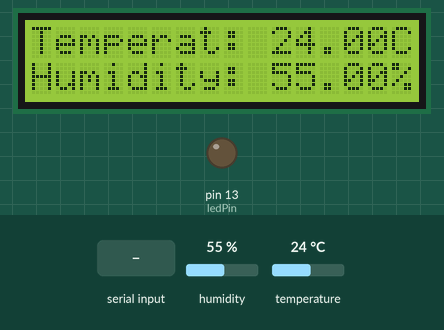
A sketch run on a simulated Arduino Uno, built with avr-gcc and run on an emulated ATmega328P. Parts: 16×2 character LCD, output pins drawn as LEDs (lit = HIGH). Dashed ring = blinking. Inputs (shaded band) come from the test bench; at power-on: humidity 55 %, temperature 24 °C. What the sketch prints to the serial monitor is not drawn.

Above: at 2.7 s.
2.8 s: "90,45\n" received over Serial
At 6.28 s:
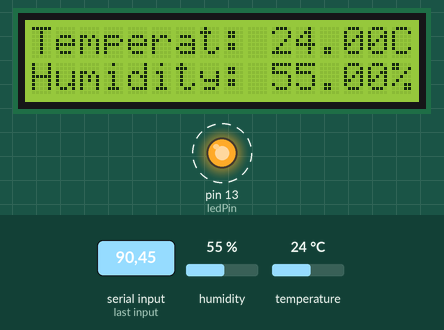
8.3 s: humidity set to 22 %
At 13.1 s:
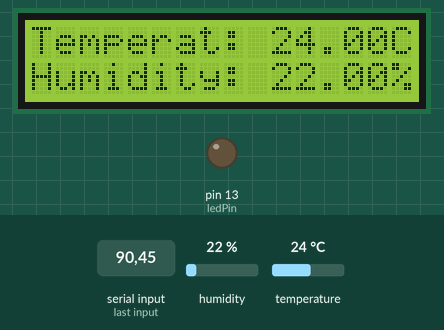
13.6 s: temperature set to 12 °C
At 17.1 s:
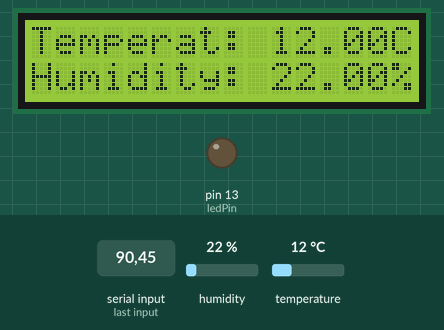
17.7 s: humidity set to 40 %
At 21.8 s:
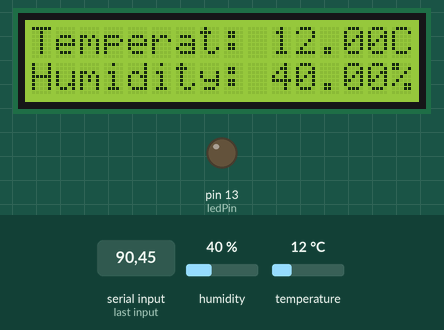
22.6 s: temperature set to 19 °C
At 26.6 s:
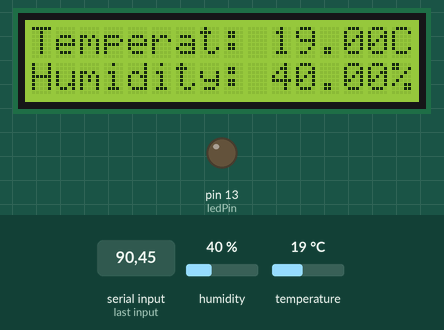
27.7 s: "30,150\n" received over Serial
At 34.44 s:
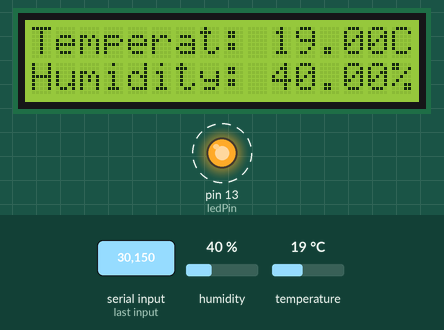
Timing chart, 0 to 36.4 s (numbered marks = the images above; inputs shaded):
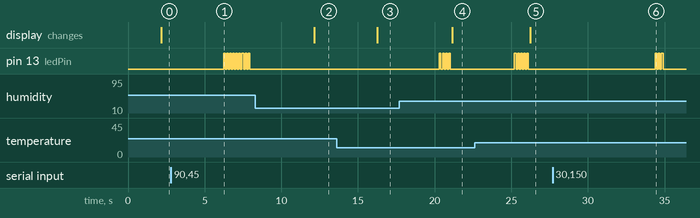

The sketch:

DHTtester_json_.ino
```cpp
// http://arduino-info.wikispaces.com/PROJECT-Temp-Humidity-Display
// Kayama

#include "DHT.h"

#include <Wire.h>
#include <LiquidCrystal_I2C.h>

LiquidCrystal_I2C lcd(0x27,16,2);  // set the LCD address to 0x27 for a 16 chars and 2 line display

#define DHTPIN 2     // what digital pin we're connected to

// Uncomment whatever type you're using!
//#define DHTTYPE DHT11   // DHT 11
#define DHTTYPE DHT22   // DHT 22  (AM2302), AM2321
//#define DHTTYPE DHT21   // DHT 21 (AM2301)

// Connect pin 1 (on the left) of the sensor to +5V
// NOTE: If using a board with 3.3V logic like an Arduino Due connect pin 1
// to 3.3V instead of 5V!
// Connect pin 2 of the sensor to whatever your DHTPIN is
// Connect pin 4 (on the right) of the sensor to GROUND
// Connect a 10K resistor from pin 2 (data) to pin 1 (power) of the sensor

// Initialize DHT sensor.
// Note that older versions of this library took an optional third parameter to
// tweak the timings for faster processors.  This parameter is no longer needed
// as the current DHT reading algorithm adjusts itself to work on faster procs.

const int ledPin = 13;

DHT dht(DHTPIN, DHTTYPE);

void setup() {
  pinMode(ledPin, OUTPUT);
  Serial.begin(9600);
//  Serial.println("DHTxx test!");

  dht.begin();

  lcd.init();                      // initialize the lcd

  // Print a message to the LCD.
  lcd.backlight();
  lcd.print("Loading.........");

}

void loop() {
  // Wait a few seconds between measurements.
  delay(2000);

  // Reading temperature or humidity takes about 250 milliseconds!
  // Sensor readings may also be up to 2 seconds 'old' (its a very slow sensor)
  float h = dht.readHumidity();
  // Read temperature as Celsius (the default)
  float t = dht.readTemperature();
  // Read temperature as Fahrenheit (isFahrenheit = true)
  float f = dht.readTemperature(true);

  // Check if any reads failed and exit early (to try again).
  if (isnan(h) || isnan(t) || isnan(f)) {
    Serial.println("Failed to read from DHT sensor!");
    return;
  }

  // Compute heat index in Fahrenheit (the default)
  float hif = dht.computeHeatIndex(f, h);
  // Compute heat index in Celsius (isFahreheit = false)
  float hic = dht.computeHeatIndex(t, h, false);

  Serial.print("{ \"data\": ");
  Serial.print("{ \"Humidity (%)\": ");
  Serial.print(h);
  Serial.print(",");
  Serial.print("\"Temperature\": {\"C\": ");
  Serial.print(t);
  Serial.print(", \"F\": ");
  Serial.print(f);
  Serial.print("}, ");
  Serial.print("\"Heat index\": {\"C\": ");
  Serial.print(hic);
  Serial.print(", \"F\": ");
  Serial.print(hif);
  Serial.print("}");

  Serial.println(" } }");

  if (Serial.available()) {
    flash(Serial.read() - '0');
  }

  lcd.setCursor(0, 0);

  lcd.print("Temperat: ");
  lcd.print(t, 2);
  lcd.print("C");

  lcd.setCursor(0, 1);
  lcd.print("Humidity: ");
  lcd.print(h, 2);
  lcd.print("%");

  delay(2000);

}


void flash(int n)
{
  for (int i = 0; i < n; i++)
  {
    digitalWrite(ledPin, HIGH);
    delay(100);
    digitalWrite(ledPin, LOW);
    delay(100);
  }
}
```

Measured:
- after the input at 2.8 s, pin 13 (ledPin): alternates HIGH for 0.10 s and LOW for 0.10 s, 18 changes in all, then stays LOW, starting after 3.4 s
- after the input at 8.3 s, the display: changes after 3.9 s (image 2)
- after the input at 13.6 s, the display: changes after 2.7 s (image 3)
- after the input at 17.7 s, the display: changes after 3.4 s (image 4)
- after the input at 22.6 s, the display: changes after 3.6 s (image 5)
- after the input at 27.7 s, pin 13 (ledPin): alternates HIGH for 0.10 s and LOW for 0.10 s, 6 changes in all, then stays LOW, starting after 6.7 s
